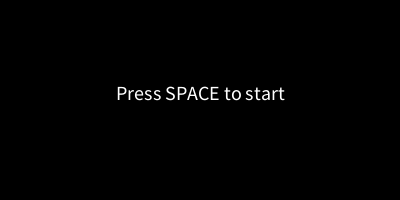
Frame 1 (no input)
Frame 60 (the mouse pressed at the canvas centre just before this capture): identical to frame 1, image omitted
Frame 120 (the mouse held since frame 60 and released just before this capture): identical to frame 1, image omitted

The Processing sketch that drew this single still picture (run headless with seeded random() and noise(); from frame 60 on, the mouse is pressed at the canvas centre):

// Processing sketch: Pong_1_2
// ── Pong_1_2.pde
// Ball properties
float ballX, ballY, ballSpeedX, ballSpeedY;

// Player paddle properties
float playerPaddleY;
float paddleHeight = 60;
float paddleWidth = 10;

// AI paddle properties
float aiPaddleY;

// Scoring
int playerScore = 0;
int aiScore = 0;

// Game state
boolean playing = false;
String gameState = "start"; // "start", "playing", "gameOver"

void setup() {
  size(400, 200);
  initGame();
}

void draw() {
  background(0);
  
  if (gameState.equals("start")) {
    // Display start screen
    textAlign(CENTER);
    textSize(20);
    fill(255);
    text("Press SPACE to start", width / 2, height / 2);
  } else if (gameState.equals("playing")) {
    // Game logic
    playGame();
  } else if (gameState.equals("gameOver")) {
    // Display game over screen
    textAlign(CENTER);
    textSize(20);
    fill(255);
    text("Game Over! Press SPACE to restart", width / 2, height / 2);
    text("Player Score: " + playerScore + " - AI Score: " + aiScore, width / 2, height / 2 + 30);
  }
}

void playGame() {
  moveBall();
  checkCollisions();
  // Set ball color to red
  fill(255, 0, 0); // RGB color for red
  // Draw the ball
  ellipse(ballX, ballY, 10, 10);
  // Reset fill color for paddles to white
  fill(255);
  drawPaddles();
  moveAiPaddle();
  controlPlayerPaddle();
  displayScore();
}

void keyPressed() {
  if (key == ' ') {
    if (gameState.equals("start") || gameState.equals("gameOver")) {
      initGame();
      gameState = "playing";
    }
  }
}

void initGame() {
  // Initialize ball in the center
  ballX = width / 2;
  ballY = height / 2;
  ballSpeedX = 2;
  ballSpeedY = 2;
  playerPaddleY = height / 2 - paddleHeight / 2;
  aiPaddleY = height / 2 - paddleHeight / 2;
  playerScore = 0;
  aiScore = 0;
}

void moveBall() {
  ballX += ballSpeedX;
  ballY += ballSpeedY;
}

void checkCollisions() {
  // Check for ball collision with top and bottom walls
  if (ballY <= 0 || ballY >= height) {
    ballSpeedY = -ballSpeedY;
  }
  
  // Ball passed the paddles
  if (ballX < 0) {
    aiScore++;
    ballX = width / 2;
    ballY = height / 2;
  } else if (ballX > width) {
    playerScore++;
    ballX = width / 2;
    ballY = height / 2;
  }
  
  // Check for ball collision with paddles
  if (ballX <= paddleWidth && ballY > playerPaddleY && ballY < playerPaddleY + paddleHeight || ballX >= width - paddleWidth && ballY > aiPaddleY && ballY < aiPaddleY + paddleHeight) {
    ballSpeedX = -ballSpeedX;
  }
}

void drawPaddles() {
  rect(0, playerPaddleY, paddleWidth, paddleHeight);
  rect(width - paddleWidth, aiPaddleY, paddleWidth, paddleHeight);
}

void moveAiPaddle() {
  aiPaddleY = ballY - paddleHeight / 2;
  aiPaddleY = constrain(aiPaddleY, 0, height - paddleHeight);
}

void controlPlayerPaddle() {
  if (keyPressed) {
    if (key == 'w') {
      playerPaddleY -= 2;
    } else if (key == 's') {
      playerPaddleY += 2;
    }
  }
  playerPaddleY = constrain(playerPaddleY, 0, height - paddleHeight);
}

void displayScore() {
  textAlign(CENTER);
  textSize(12);
  fill(255);
  text("Player: " + playerScore + " | AI: " + aiScore, width / 2, 15);
}

// Add game over condition based on score or another mechanism as desired
